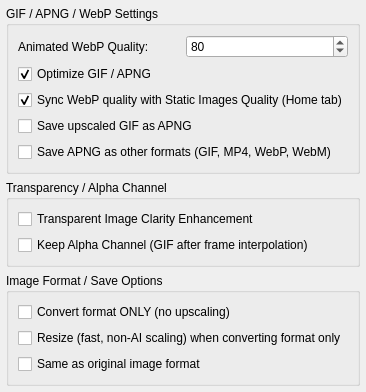
        <widget class="QWidget" name="tab_ImageSettings">
         <attribute name="icon">
          <iconset resource="icon.qrc">
           <normaloff>:/new/prefix1/icon/ImageSettings.png</normaloff>:/new/prefix1/icon/ImageSettings.png</iconset>
         </attribute>
         <attribute name="title">
          <string>Image settings</string>
         </attribute>
         <layout class="QGridLayout" name="gridLayout_ImageSettings">
          <property name="leftMargin"><number>6</number></property>
          <property name="topMargin"><number>6</number></property>
          <property name="rightMargin"><number>6</number></property>
          <property name="bottomMargin"><number>6</number></property>
          <item row="0" column="0" colspan="2">
           <widget class="QGroupBox" name="groupBox_GIFSettings">
            <property name="title"><string>GIF / APNG / WebP Settings</string></property>
            <layout class="QGridLayout" name="gridLayout_GIFSettings">
             <item row="0" column="0">
              <widget class="QLabel" name="label_WebPQuality">
               <property name="text"><string>Animated WebP Quality:</string></property>
              </widget>
             </item>
             <item row="0" column="1">
              <widget class="QSpinBox" name="spinBox_WebPQuality">
               <property name="minimum"><number>1</number></property>
               <property name="maximum"><number>100</number></property>
               <property name="value"><number>80</number></property>
              </widget>
             </item>
             <item row="1" column="0" colspan="2">
              <widget class="QCheckBox" name="checkBox_OptGIF_ANIM">
               <property name="text"><string>Optimize GIF / APNG</string></property>
               <property name="checked"><bool>true</bool></property>
              </widget>
             </item>
             <item row="2" column="0" colspan="2">
              <widget class="QCheckBox" name="checkBox_SyncWebPWithHome">
               <property name="text"><string>Sync WebP quality with Static Images Quality (Home tab)</string></property>
               <property name="checked"><bool>true</bool></property>
              </widget>
             </item>
             <item row="3" column="0" colspan="2">
              <widget class="QCheckBox" name="checkBox_SaveGIFAsAPNG">
               <property name="text"><string>Save upscaled GIF as APNG</string></property>
              </widget>
             </item>
             <item row="4" column="0" colspan="2">
              <widget class="QCheckBox" name="checkBox_SaveAPNGAsOther">
               <property name="text"><string>Save APNG as other formats (GIF, MP4, WebP, WebM)</string></property>
              </widget>
             </item>
            </layout>
           </widget>
          </item>
          <item row="1" column="0" colspan="2">
           <widget class="QGroupBox" name="groupBox_TransparencySettings">
            <property name="title"><string>Transparency / Alpha Channel</string></property>
            <layout class="QGridLayout" name="gridLayout_Transparency">
             <item row="0" column="0" colspan="2">
              <widget class="QCheckBox" name="checkBox_TransparentClarityEnhance">
               <property name="text"><string>Transparent Image Clarity Enhancement</string></property>
               <property name="toolTip"><string>Improve clarity when upscaling images with transparent background.</string></property>
              </widget>
             </item>
             <item row="1" column="0" colspan="2">
              <widget class="QCheckBox" name="checkBox_KeepAlphaChannel_GIF">
               <property name="text"><string>Keep Alpha Channel (GIF after frame interpolation)</string></property>
              </widget>
             </item>
            </layout>
           </widget>
          </item>
          <item row="2" column="0" colspan="2">
           <widget class="QGroupBox" name="groupBox_ImageFormatSettings">
            <property name="title"><string>Image Format / Save Options</string></property>
            <layout class="QGridLayout" name="gridLayout_ImageFormat">
             <item row="0" column="0">
              <widget class="QCheckBox" name="checkBox_ConvertFormatOnly">
               <property name="text"><string>Convert format ONLY (no upscaling)</string></property>
              </widget>
             </item>
             <item row="1" column="0">
              <widget class="QCheckBox" name="checkBox_ResizeConvertOnly">
               <property name="text"><string>Resize (fast, non-AI scaling) when converting format only</string></property>
              </widget>
             </item>
             <item row="2" column="0">
              <widget class="QCheckBox" name="checkBox_SaveAsOriginalFormat">
               <property name="text"><string>Same as original image format</string></property>
              </widget>
             </item>
            </layout>
           </widget>
          </item>
         </layout>
        </widget>
